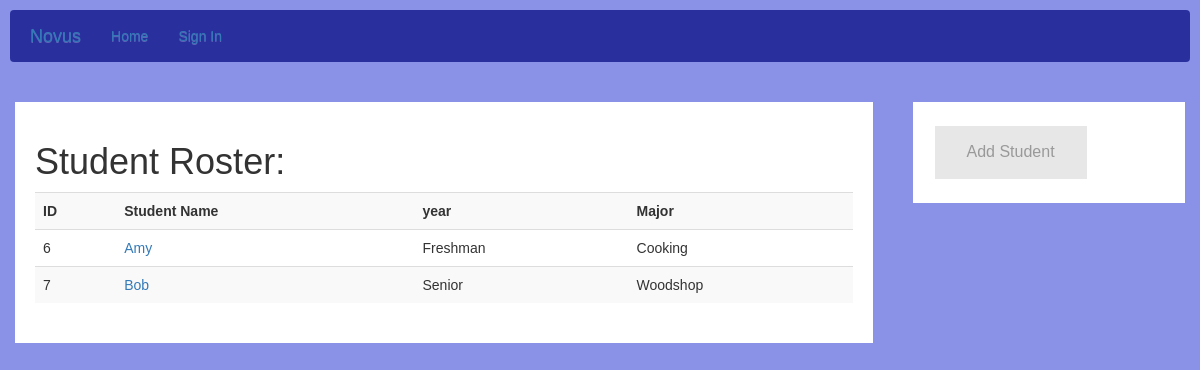
/student_roster (signed in), run on the app's committed database.
### models.py (models this page shows, shortened)
class User(db.Model, UserMixin):
    __tablename__="users"
    id = db.Column(db.Integer, primary_key=True)
    uniqueid = db.Column(db.String(5), index=True)
    name = db.Column(db.String(120), index=True, unique=False)
    gender = db.Column(db.String(6), index=True)
    email = db.Column(db.String(120), index=True)
    phone = db.Column(db.String(120), index=True)
    birthday = db.Column(db.String(120), index=True)
    active = db.Column(db.Boolean())
    roles = relationship("Role", secondary="user_roles")
    password = db.Column(db.String(128))

class Student(User, db.Model):
    __tablename__= "students"
    id = db.Column(db.Integer, ForeignKey('users.id'), primary_key=True)
    year = db.Column(db.String(10), index=True)
    major = db.Column(db.String(120), index=True)
    courses = relationship("Course", secondary=class_registration_table, back_populates="students")
    submissions = relationship("Submission", backref="students")
    posts = relationship("Post", backref="students")

class User(db.Model, UserMixin):
    __tablename__="users"
    id = db.Column(db.Integer, primary_key=True)
    uniqueid = db.Column(db.String(5), index=True)
    name = db.Column(db.String(120), index=True, unique=False)
    gender = db.Column(db.String(6), index=True)
    email = db.Column(db.String(120), index=True)
    phone = db.Column(db.String(120), index=True)
    birthday = db.Column(db.String(120), index=True)
    active = db.Column(db.Boolean())
    roles = relationship("Role", secondary="user_roles")
    password = db.Column(db.String(128))

### app.py (the view)
@app.route('/student_roster')
@login_required
@roles_required('Admin')
def student_roster():
    students = Student.query.all()
    return render_template('student_roster.html', students=students)

### templates/student_roster.html
{% extends 'layout.html' %}
{% block head %}
        <link rel="stylesheet" href="//maxcdn.bootstrapcdn.com/bootstrap/3.2.0/css/bootstrap.min.css">
        <link rel="stylesheet" href="//maxcdn.bootstrapcdn.com/bootstrap/3.2.0/css/bootstrap-theme.min.css">
        <link rel="stylesheet" type="text/css" href="/static/css/roster.css">
{% endblock %}
{% block app_content %}
<div class="row">
  <div class="leftcolumn">
    <div class="card" id="opt">
      <h1>Student Roster: </h1>
      <div style="text-align:center">
        <table class="table table-striped" >
          <tr>
            <th>ID</th>
            <th>Student Name</th>
            <th>year</th>
            <th>Major</th>
          </tr>
          {% for student in students %}
          <tr class="text-left">
            <td>{{student.id}}</td>
            <td><a href="{{ url_for('details', type='Student', id=student.id) }}">{{student.name}}</a></td>
            <td>{{student.year}}</td>
            <td>{{student.major}}</td>
          </tr>
          {% endfor %}
        </table>
      </div>
    </div>
  </div>
  <div class="rightcolumn">
    <div class="card">
      <a href="{{ url_for('create_student') }}" class="button">
        Add Student
      </a>
    </div>
  </div>
</div>
{% endblock %}

### static/css/roster.css (style rules this page uses)
* { box-sizing: border-box; }
body { font-family: Arial; padding: 10px; background: #8a92e8; }
.leftcolumn { float: left; width: 75%; background-color: #8a92e8; padding-right: 20px; }
.button { background-color: #e7e7e7; border: none; color: #999999; padding: 15px 32px; text-align: center; text-decoration: none; display: inline-block; font-size: 16px; margin: 4px 2px; cursor: pointer; }
.rightcolumn { float: right; width: 25%; background-color: #8a92e8; padding-left: 20px; }
.card { background-color: white; padding: 20px; margin-top: 20px; }
.row:after { content: ""; display: table; clear: both; }

### data on the page
Student: id "6", name "Amy", year "Freshman", major "Cooking"
Student: id "7", name "Bob", year "Senior", major "Woodshop"
